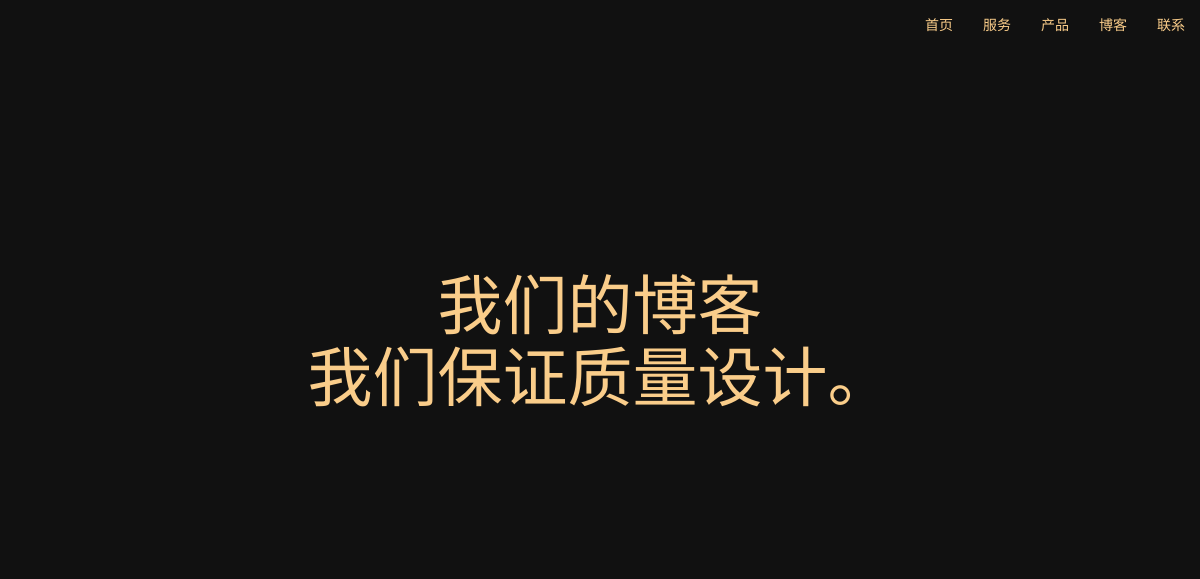
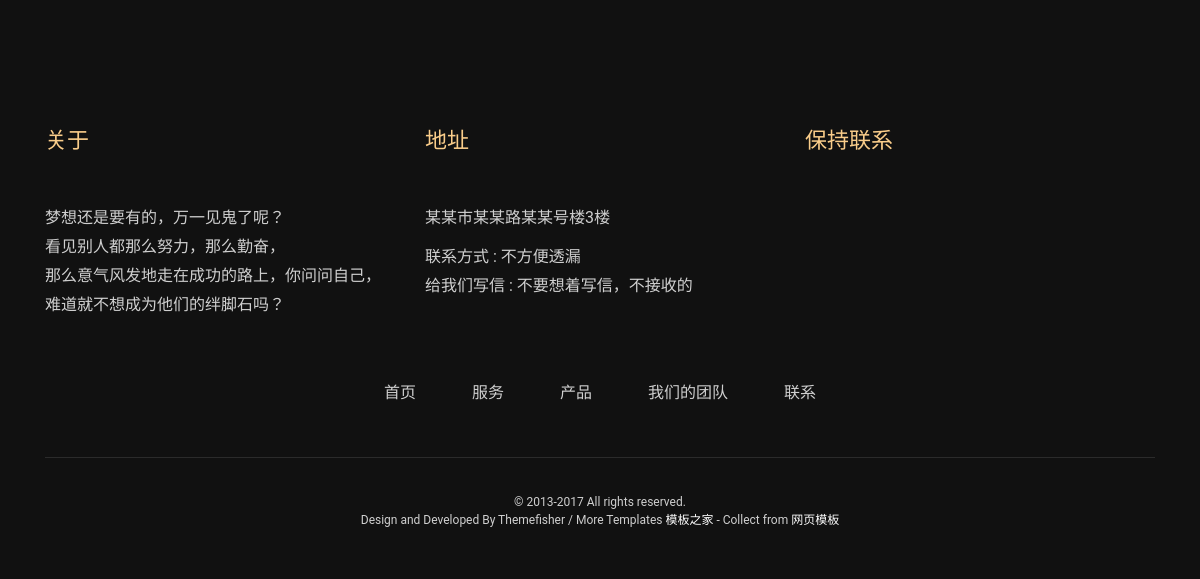
Before: /web/allblog/ with the older database file (2 pictures, top to bottom).
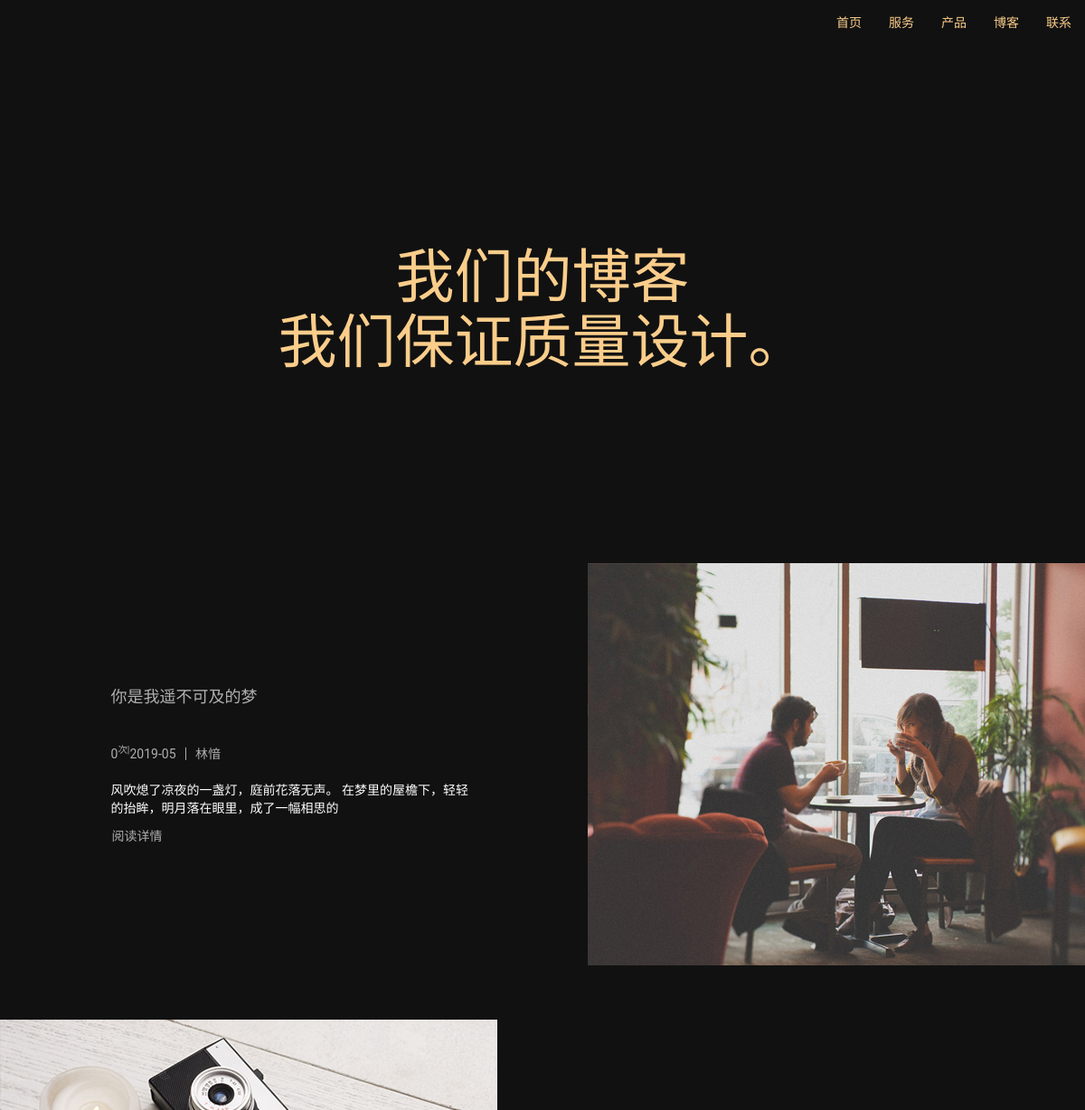
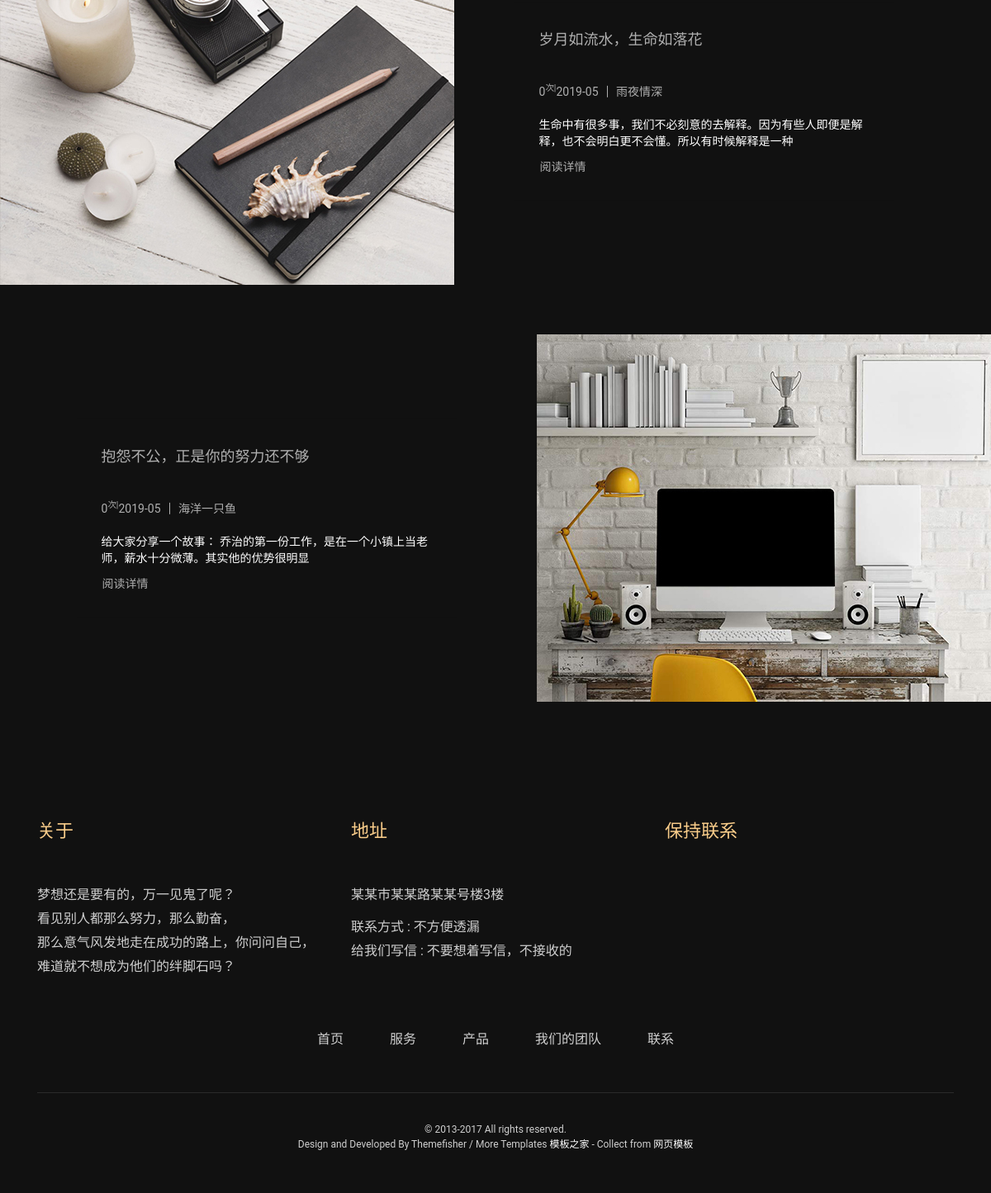
After: the same page with the newer database file (2 pictures, top to bottom).
### web/models.py (models this page shows, shortened)
class Article(models.Model):
    auto=models.CharField(max_length=20,verbose_name='作者')
    title = models.CharField(max_length=30, verbose_name='文章')
    body = models.TextField()
    creater_time = models.DateTimeField(auto_now_add=True)
    update_time = models.DateTimeField(auto_now=True)
    views = models.PositiveIntegerField(default=0)
    img=models.ImageField(upload_to='abs')
    category = models.ForeignKey(Category, on_delete=models.CASCADE)
    class Meta():
        verbose_name = '博客文章'
        verbose_name_plural = verbose_name

### web/views.py (the view)
def allblog(request):
    articles = Article.objects.all()
    return render(request,'allblog.html',locals())

### templates/allblog.html (shortened to what the changed rows need)
<!DOCTYPE html>
<html lang="en">
<head>
    <link rel="stylesheet" href="/static/css/bootstrap.min.css">
    <link rel="stylesheet" href="/static/css/themefisher-fonts.css">
    <link rel="stylesheet" href="/static/css/owl.carousel.css">
    <link rel="stylesheet" href="/static/css/owl.transitions.css">
    <link rel="stylesheet" href="/static/css/magnific-popup.css">
    <link rel="stylesheet" href="/static/css/playfairdisplaysc.css">
    <link rel="stylesheet" href="">
    <link rel="stylesheet" href="/static/css/style.css">
</head>
<body>
<section class="page-header services-header" data-parallax="scroll" data-image-src="images/header/blog-folding-img.jpg">
    <div class="container">
        <div class="row">
            <div class="col-md-12">
                <h1 class="text-center">我们的博客 <br> 我们保证质量设计。</h1>
            </div>
        </div>
    </div>
</section>
                {% for en in articles %}
                {% if forloop.counter|divisibleby:2 %}
                <div class="blog-list-section blog-content-right row">
                    <div class="col-md-9 blog-content-area">
                        <div class="blog-img">
                            <img class="img-responsive" src="/static/media/{{ en.img }}" alt="">
                        </div>
                        <div class="blog-content">
                            <a href="blog-single.html"><h4 class="blog-title">{{ en.title }}</h4></a>
                            <div class="meta">
                                <div class="date">
                                    <p>{{ en.views }}<sup>次|</sup>{{ en.creater_time|date:'Y-m'}}</p>
                                </div>
                                <div class="author">
                                    <p>{{ en.auto }}</p>
                                </div>
                            </div>
                            <p class="blog-decisions">{{ en.body|truncatechars:50 }}</p>
                            <a class="btn btn-default th-btn solid-btn" href="{% url 'web:blogsingle' en.id %}" role="button">阅读详情
                                </a>
                        </div>
                    </div>
                </div>
                {% else %}
                <div class="blog-list-section blog-content-left row">
                    <div class="col-md-9 blog-content-area">
                        <div class="blog-img">
                            <img class="img-responsive" src="/static/media/{{ en.img }}" alt="">
                        </div>
                        <div class="blog-content">
                            <a href="blog-single.html"><h4 class="blog-title">{{ en.title }}</h4></a>
                            <div class="meta">
                                <div class="date">
                                    <p>{{ en.views }}<sup>次|</sup>{{ en.creater_time|date:'Y-m'}}</p>
                                </div>
                                <div class="author">
                                    <p>{{ en.auto }}</p>
                                </div>
                            </div>
                            <p class="blog-decisions">{{ en.body|truncatechars:50 }}</p>
                            <a class="btn btn-default th-btn solid-btn" href="{% url 'web:blogsingle' en.id %}" role="button">阅读详情
                                </a>
                        </div>
                    </div>
                </div>
                {% endif %}
                {% endfor %}
</body>
</html>

Changed rows visible on the page:
added Article: img (picture), title "你是我遥不可及的梦", views "0", creater_time "2019-05", auto "林愔", body "风吹熄了凉夜的一盏灯，庭前花落无声。 在梦里的屋檐下，轻轻的抬眸，明月落在眼里，成了一幅相思的"
added Article: img (picture), title "岁月如流水，生命如落花", views "0", creater_time "2019-05", auto "雨夜情深", body "生命中有很多事，我们不必刻意的去解释。因为有些人即便是解释，也不会明白更不会懂。所以有时候解释是一种"
added Article: img (picture), title "抱怨不公，正是你的努力还不够", views "0", creater_time "2019-05", auto "海洋一只鱼", body "给大家分享一个故事： 乔治的第一份工作，是在一个小镇上当老师，薪水十分微薄。其实他的优势很明显"
